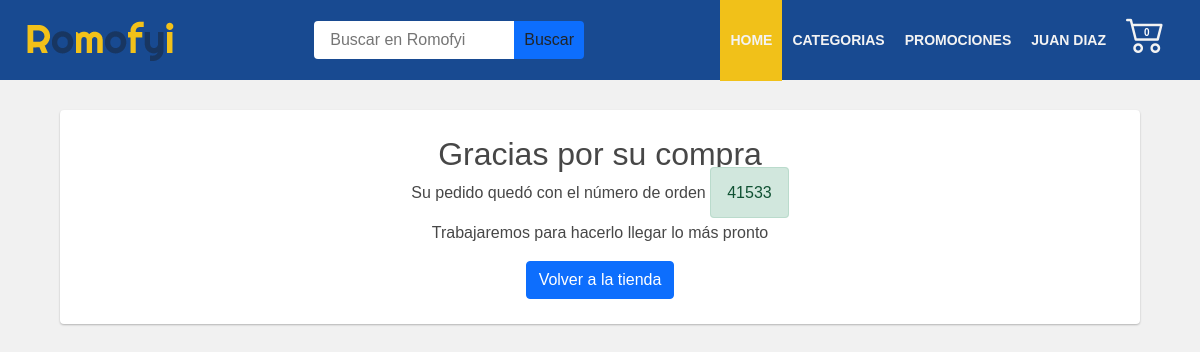
Before: /succes/ (signed in) with the older database file.
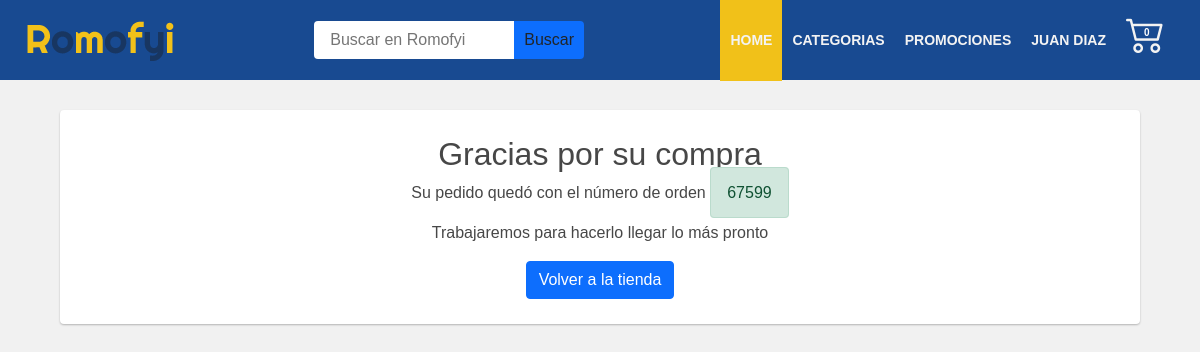
After: the same page with the newer database file.
### Aplicaciones/pedidos/models.py (models this page shows, shortened)
class Pedido(models.Model):
    ordernum = models.CharField(max_length=9,null=True,blank=True)
    user = models.ForeignKey(User, on_delete= models.CASCADE)
    status = models.BooleanField(default=True)
    precioTotal = models.IntegerField(default=0)
    cedula = models.CharField(max_length=11,default="")
    celular = models.CharField(max_length=10,default="")
    direccion = models.CharField(max_length=50,default="")
    departamento = models.CharField(max_length=50, default = '')
    ciudad = models.CharField(max_length=50, default="")
    comentarios = models.CharField(max_length=250,blank=True,null=True)
    created_at = models.DateTimeField(auto_now_add=True)
    def __str__(self) -> str:
        return self.ordernum
    class Meta:
        db_table = 'pedidos'
        verbose_name = 'pedido'
        verbose_name_plural = 'pedidos'
        ordering = ['created_at']

### Aplicaciones/pedidos/views.py (the view)
# urls.py: path('succes/',login_required(pedidoFinalizado), name = 'succes'),
def pedidoFinalizado(request):
    template_name = 'carrito/sucess.html'
    pedido = Pedido.objects.filter(user = request.user).order_by("-created_at")[0]
    contex = {
        'pedido':pedido
    }
    return render(request,template_name,contex)

### Aplicaciones/carrito/context_processor.py (called while the page is built)
def importe_total_carro(request):
    carro = Carro(request)
    total = 0
    CantTotal = 0
    if request.user.is_authenticated:
        for key, value in request.session["carro"].items():
            total = total + int(value["precio"])
            CantTotal = CantTotal + int(value["cantidad"])
    return{"importe_total_carro":total,"importe_CantTotal_carro":CantTotal}

### Aplicaciones/tiendaEnLinea/templates/carrito/sucess.html (shortened to what this page needs)
{% extends 'base/base.html' %}
{% load static %}
{% block content %}
<section class="tablaInfor">
    <div class="tablaInfor_container flexColumnStart">
        <h2>Gracias por su compra</h2>
        <p>Su pedido quedó con el número de orden <span class="alert alert-success text-center">{{pedido}}</span></p>
        <p>Trabajaremos para hacerlo llegar lo más pronto</p>
        <a class="btn btn-primary" href="{% url 'tiendaEnLinea:index'%}">Volver a la tienda</a>
    </div>
</section>
{% endblock %}

Changed rows visible on the page:
no longer on this page (row edited): Pedido: ordernum "41533"
added Pedido: ordernum "67599"
